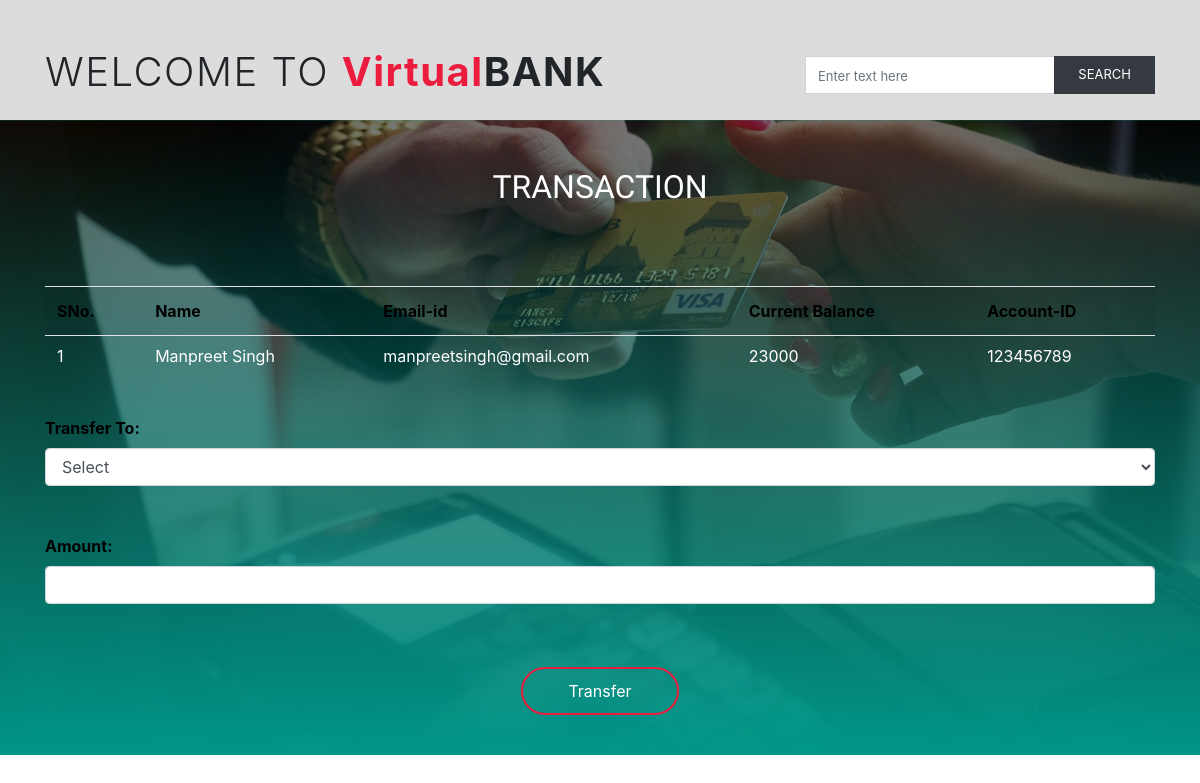
The app's page /selecteduser.php?id=1, older data.
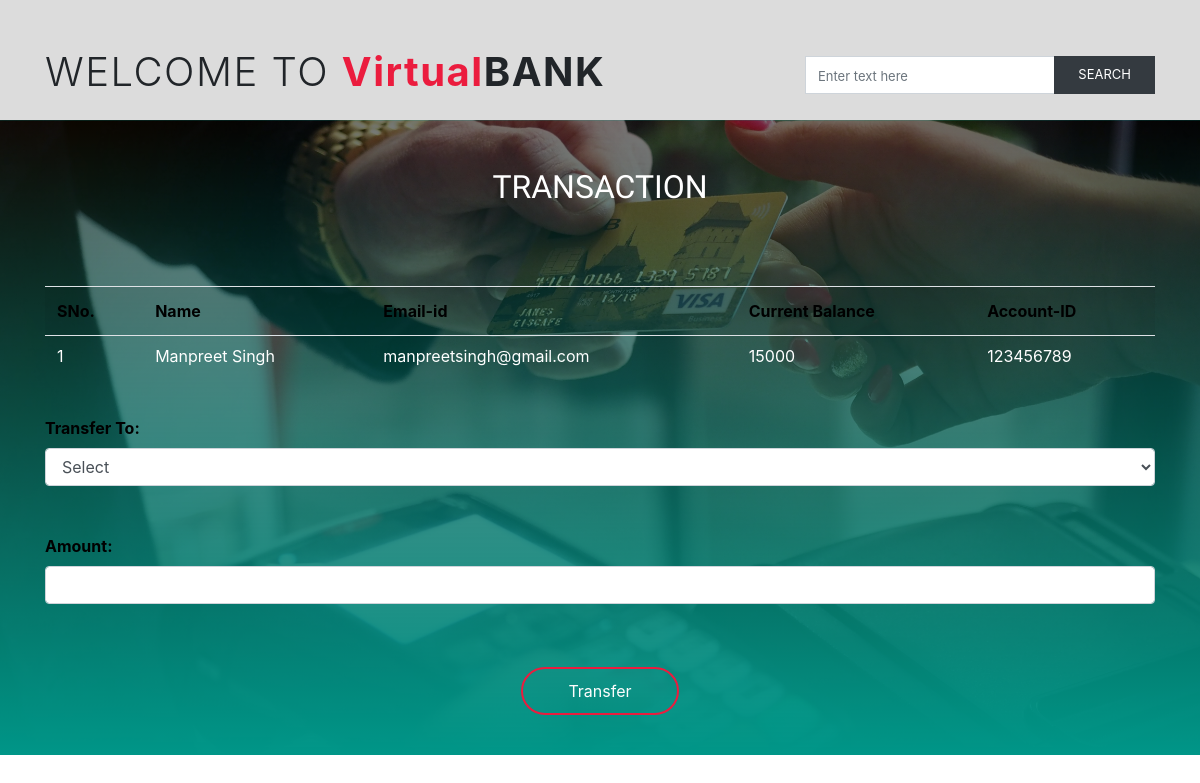
The same page, newer data.
### tables this page shows
CREATE TABLE `userinfo` (
  `SNo` int(255) NOT NULL,
  `Name` varchar(255) NOT NULL,
  `Email-id` varchar(255) NOT NULL,
  `CurrentBalance` varchar(255) NOT NULL,
  `Account-ID` varchar(255) NOT NULL
);

### selecteduser.php (the view, shortened to what this page needs)
<!DOCTYPE html>
<html>
    <head>
        <link rel="stylesheet" href="https://use.fontawesome.com/releases/v5.7.0/css/all.css">
        <link rel="stylesheet" href="https://maxcdn.bootstrapcdn.com/bootstrap/4.5.2/css/bootstrap.min.css">
        <link rel="stylesheet" href="https://cdnjs.cloudflare.com/ajax/libs/font-awesome/4.7.0/css/font-awesome.min.css">
        <link rel="stylesheet" href="selected-style.css">
    </head>
    <body>
        <header>
            <div class="headersection">
            <div class="container">
                <div class="row pt-5 pb-3">
                    <div class="col-lg-8">
                       <h1 class="font-weight-light">WELCOME TO <span class="font-weight-bold" style="color: rgb(235, 28, 62);">Virtual</span><span class="font-weight-bold">BANK</span></h1>
                    </div>
                    <div class="col-lg-4 mt-2">
                       <div class="input-group">
                        <input type="text" class="form-control rounded-0" placeholder="Enter text here">
                        <div class="input-group-append">
                        <button class="btn btn-dark text-uppercase rounded-0 px-4 border-0" type="submit">Search</button>
                        </div>
                       </div>
                    </div>
                </div>
            </div>
            </div>
        </header>
            <div class="back">
            <h2 class="text-center text-uppercase py-5 text-white" style="font-family: 'Kaushan Script', cursive;">Transaction</h2>
            <div class="container">
                <?php
                    include 'config.php';
                    $sid=$_GET['id'];
                    $sql = "SELECT * FROM `userinfo` WHERE SNo=$sid";
                    $result=mysqli_query($conn,$sql);
                    $rows=mysqli_fetch_assoc($result);
                ?>
                <form method="POST" name="tcredit" class="tabletext" action=""><br>
            <div>
                <table class="table table-striped table-condensed">
                    <tr style="color: black;">
                        <th>SNo.</th>
                        <th>Name</th>
                        <th>Email-id</th>
                        <th>Current Balance</th>
                        <th>Account-ID</th>
                    </tr>
                    <tr style="color: white;">
                        <td data-label="SNo." class="py-2"><?php echo $rows['SNo'] ?></td>
                        <td data-label="Name" class="py-2"><?php echo $rows['Name'] ?></td>
                        <td data-label="Email-id" class="py-2"><?php echo $rows['Email-id'] ?></td>
                        <td data-label="Current Balance" class="py-2"><?php echo $rows['CurrentBalance'] ?></td>
                        <td data-label="Account-ID" class="py-2"><?php echo $rows['Account-ID'] ?></td>
                    </tr>
                </table>
            </div>
            <br>
            <label style="color: black;"><b>Transfer To:</b></label>
            <select name="to" class="form-control" required>
                <option value="" disabled selected>Select</option>
            </select>
            <br>
            <br>
                <label style="color : black;"><b>Amount:</b></label>
                <input type="number" class="form-control" name="amount" required>
                <br><br>
                    <div class="text-center" >
                <button class="btn" name="submit" type="submit" id="myBtn">Transfer</button>
                </div>
            </form>
            </div>
        </div>
    </body>
</html>

### selected-style.css (style rules this page uses)
* { margin: 0; padding: 0; box-sizing: border-box; }
html { scroll-behavior: smooth; }
header { width: 100%; height: 100%; background-color: gainsboro; }
.headersection h1 { letter-spacing: 1.5px; }
.input-group input::placeholder, .input-group button { font-size: small; }
.back { background: linear-gradient(rgba(0,0,0,0.5), #009688), url(transfer.jpg); background-size: cover; background-position: center; width: 100%; height: 100%; }
#myBtn { border-radius: 30px; color: rgb(253, 253, 253); text-decoration: none; padding: 10px 45px; display: inline-block; margin-top: 15px; margin-bottom: 40px; border: 2px rgb(235, 28, 62) solid; }
table td::before { display: none; }

Row changes from the older to the newer data that the page shows:
changed userinfo "Manpreet Singh": CurrentBalance "23000" → "15000"
